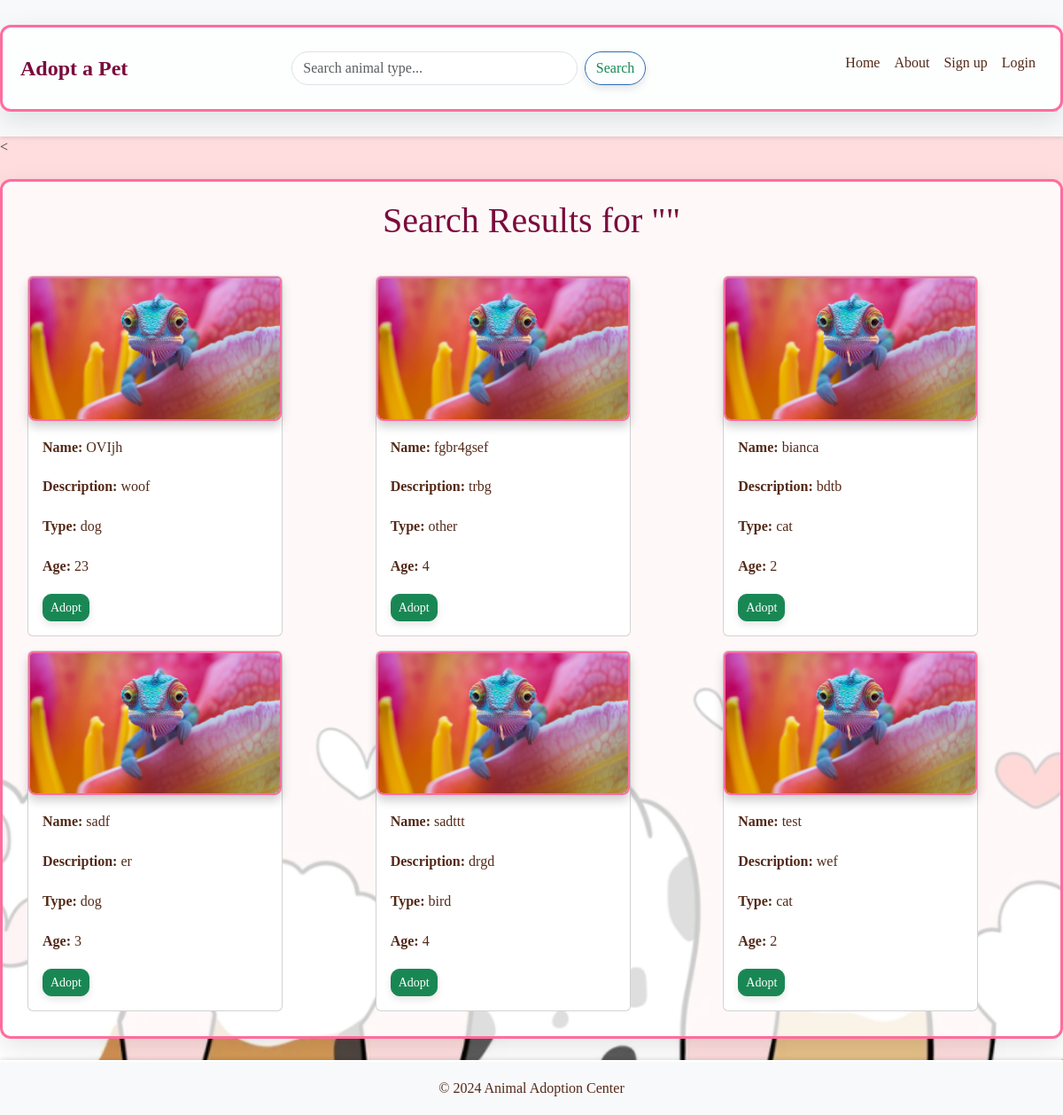
Before: /search with the older database file.
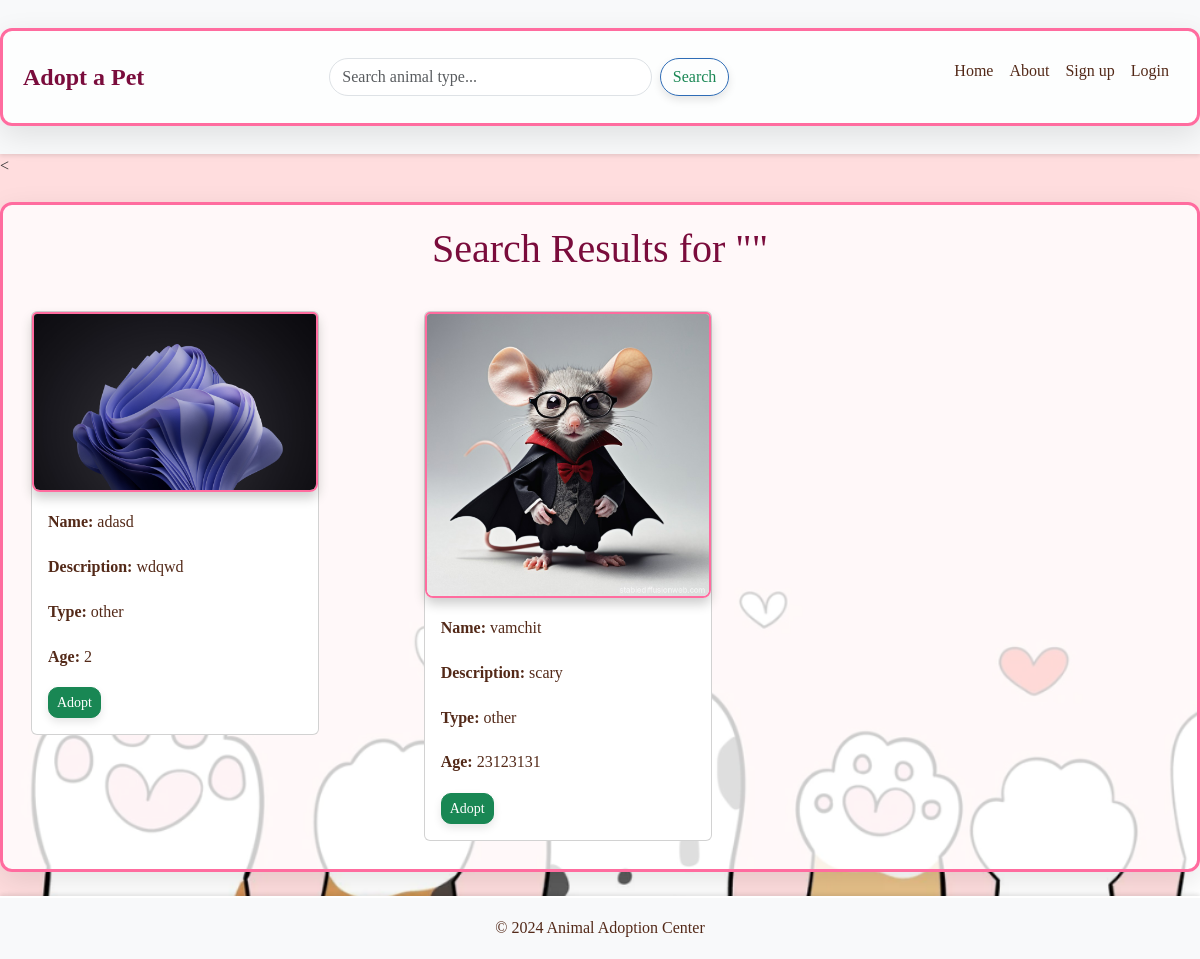
After: the same page with the newer database file.
### app/models.py (models this page shows, shortened)
class Animal(db.Model):
    id = db.Column(db.Integer, primary_key=True)
    name = db.Column(db.String(100), nullable=False)
    age = db.Column(db.String(20), nullable=False)  # Age stored as string (e.g., "2 years")
    animal_type = db.Column(db.String(50), nullable=False)  # e.g., "dog", "cat"
    description = db.Column(db.Text, nullable=True)
    image = db.Column(db.String(255), nullable=False)  # Path to the image file

### app/backend/routes.py (the view)
@main.route('/search')
def search_animals():
    query = request.args.get('q', '').lower()
    results = Animal.query.filter(Animal.animal_type.ilike(f'%{query}%')).all()
    return render_template('animal_search_result.html', animals=results, query=query)

### app/frontend/templates/animal_search_result.html (shortened to what this page needs)
{% extends "home.html" %}
{% block content %}
<h1 class="text-center">Search Results for "{{ query }}"</h1>
<div class="row">
    {% if animals %}
        {% for animal in animals %}
        <div class="col-12 col-md-6 col-lg-4">
            <div class="card m-2" style="width: 18rem;">
                <img src="{{ url_for('static', filename=animal.image) }}" class="card-img-top" alt="{{ animal.name }}">
                <div class="card-body">
                    <p class="card-text"><strong>Name:</strong> {{ animal.name }}</p>
                    <p class="card-text"><strong>Description:</strong> {{ animal.description }}</p>
                    <p class="card-text"><strong>Type:</strong> {{ animal.animal_type }}</p>
                    <p class="card-text"><strong>Age:</strong> {{ animal.age }}</p>
                    <div class="d-flex justify-content-between mt-2">
                        {% if not current_user.is_admin %}
                        <a href="{{ url_for('main.adopt_animal', animal_id=animal.id) }}" class="btn btn-success btn-sm">Adopt</a>
                        {% endif %}
                    </div>
                </div>
            </div>
        </div>
        {% endfor %}
    {% else %}
        <p class="text-center">No results found for your query.</p>
    {% endif %}
</div>
{% endblock %}

### app/frontend/templates/home.html (shortened to what this page needs)
<!DOCTYPE html>
<html lang="en">
<head>
    <link rel="stylesheet" href="https://cdn.jsdelivr.net/npm/bootstrap@5.3.0/dist/css/bootstrap.min.css">
    <link rel="stylesheet" href="{{ url_for('static', filename='css/style.css') }}">
</head>
<body>
    <nav class="navbar navbar-expand-lg navbar-light bg-light">
        <div class="container">
            <a class="navbar-brand" href="/">Adopt a Pet</a>
            <div class="collapse navbar-collapse" id="navbarNav">
                <form class="d-flex mx-auto me-lg-5" style="max-width: 400px; width: 100%;" action="/search" method="GET">
                    <input class="form-control me-2" type="search" name="q" placeholder="Search animal type..." aria-label="Search">
                    <button class="btn btn-outline-success" type="submit">Search</button>
                </form>
                <ul class="navbar-nav ms-auto">
                    <li class="nav-item">
                        <a class="nav-link" href="/">Home</a>
                    </li>
                    <li class="nav-item"><a class="nav-link" href="/about">About</a></li>
                    {% if not current_user.is_authenticated %}
                        <li class="nav-item"><a class="nav-link" href="/sign_up">Sign up</a></li>
                        <li class="nav-item"><a class="nav-link" href="/login">Login</a></li>
                    {% endif %}
                </ul>
            </div>
        </div>
    </nav>
    <<div class="container mt-4">
        {% block content %}{% endblock %}
    </div>
    <footer class="text-center py-3 mt-4 bg-light">
        <p>&copy; 2024 Animal Adoption Center</p>
    </footer>
</body>
</html>

### app/frontend/static/css/style.css (style rules this page uses)
body { font-family: 'Georgia', serif; background-color: #FDDCDDFF; margin: 0; padding: 0; background-image: url('/static/images/background.png'); background-size: cover; background-repeat: no-repeat; background-attachment: fixed; background-position: center; }
h1, h2 { color: #7A0C3C; font-family: 'Playfair Display', serif; }
.navbar { background-color: #FF6CAC; box-shadow: 0 2px 4px rgba(0, 0, 0, 0.1); }
.navbar-brand { color: #7A0C3C; font-weight: bold; font-size: 1.5rem; }
img { border-radius: 8px; box-shadow: 0 6px 12px rgba(0, 0, 0, 0.2); border: 2px solid #ff6c9f; }
.container { background-color: rgba(255, 255, 255, 0.8); border: 3px solid #ff6c9f; border-radius: 12px; padding: 40px; box-shadow: 0 10px 30px rgba(0, 0, 0, 0.1); max-width: 1200px; margin: 20px auto; }
footer { background-color: #40061E; color: #ffffff; padding: 20px; text-align: center; box-shadow: 0 -2px 4px rgba(0, 0, 0, 0.1); }
footer p { margin: 0; }
button { background-color: #ff6ca4; color: #fff; border: none; padding: 14px 28px; border-radius: 6px; cursor: pointer; font-size: 18px; box-shadow: 0 6px 12px rgba(0, 0, 0, 0.2); transition: all 0.3s ease; }
p { line-height: 1.8; color: #532918; }
ul li { margin-bottom: 12px; font-size: 16px; }
.btn { transition: background-color 0.3s ease, transform 0.3s ease; }
.card-img-top { transition: transform 0.3s ease; }
.btn { border-radius: 10px; box-shadow: 0px 4px 8px rgba(0, 0, 0, 0.1); }
body { background-color: #cdc5c5; color: #333; }
.navbar { background-color: #73159e; }
.navbar-nav .nav-link { color: #532918 !important; }
footer { background-color: #084e0b; color: white; border-top: 2px solid #fff; }
footer { padding: 20px 0; text-align: center; background-color: #4b614c; color: white; border-top: 2px solid #fff; }
.navbar-nav .nav-link { color: #ff6ca4; transition: color 0.3s ease; }
.navbar-collapse { justify-content: center; }
form.d-flex { margin: 0 auto; max-width: 400px; }
form .form-control { border-radius: 20px; }
form .btn-outline-success { border-radius: 20px; border-color: #2e6cb6; }
.card { transition: transform 0.3s ease; }
.container { padding: 20px; }
h1 { text-align: center; margin-bottom: 30px; }
img { max-width: 100%; height: auto; display: block; margin: 0 auto; }

Changed rows visible on the page:
removed Animal: image (picture), name "OVIjh", description "woof", animal_type "dog", age "23"
removed Animal: image (picture), name "fgbr4gsef", description "trbg", animal_type "other", age "4"
removed Animal: image (picture), name "bianca", description "bdtb", animal_type "cat", age "2"
removed Animal: image (picture), name "sadf", description "er", animal_type "dog", age "3"
removed Animal: image (picture), name "sadttt", description "drgd", animal_type "bird", age "4"
removed Animal: image+name (picture), name "test", description "wef", animal_type "cat", age "2"
added Animal: image (picture), name "adasd", description "wdqwd", animal_type "other", age "2"
added Animal: image (picture), name "vamchit", description "scary", animal_type "other", age "23123131"
